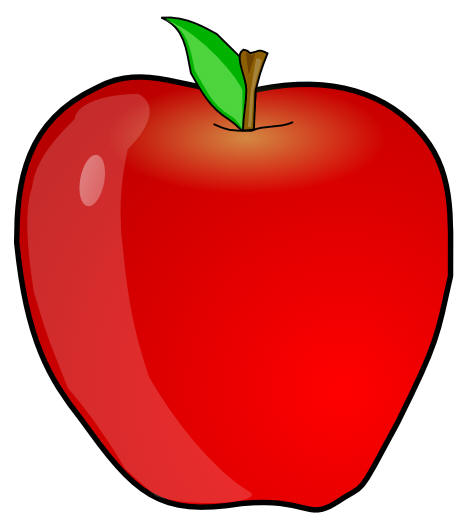
#> input picture apple.jpeg, 469 x 531 px
$ jupyter execute --allow-errors blur_threshold_sobel.ipynb   (shell and % lines are left out)   (older library calls are emulated)
#> lines starting #> are read from the running program, lines starting #| are printed output that depends on the picture; after the words box and inside, x2 and y2 are one past the last pixel; in counts of white or black regions, pixels touching at a corner belong together
[cell 1]
import cv2
import matplotlib.pyplot as plt

[cell 2]
apple_img=cv2.imread('apple.jpeg')
#> apple_img is the input picture: shape (531, 469, 3); mean B, G, R 99.5, 104.2, 222.7
plt.imshow(apple_img)

[cell 3]
apple_img=cv2.imread('apple.jpeg')
apple_img_rgb = cv2.cvtColor(apple_img,cv2.COLOR_BGR2RGB)
print (apple_img_rgb.shape)
#| (531, 469, 3)
plt.imshow(apple_img_rgb)

[cell 4]
b,g,r = cv2.split(apple_img)           # get b, g, r
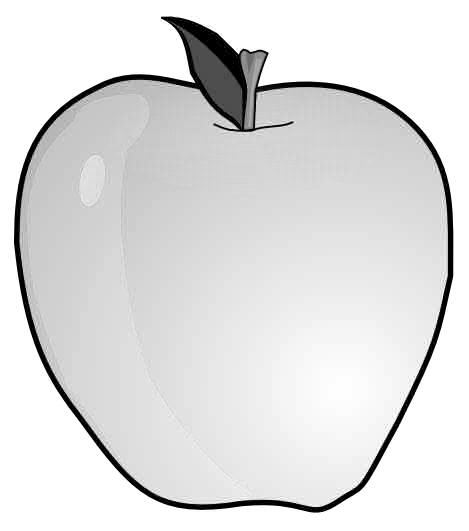
#> r: shape (531, 469); min 0, max 255, mean 222.7
rgb_img1 = cv2.merge([r,g,b])     # switch it to r, g, b
plt.imshow(rgb_img1)

# Grayscale image read and change pixel values

[cell 5]
apple_grayscale_img=cv2.imread('apple_grayscale.jpg')
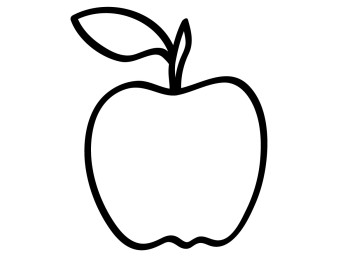
#> input picture apple_grayscale.jpg, 350 x 262 px
#> apple_grayscale_img is the input picture: shape (262, 350, 3); min 0, max 255, mean 237.7
plt.imshow(apple_grayscale_img)

[cell 6]
print (type(apple_grayscale_img))
#| <class 'numpy.ndarray'>

[cell 7]
apple_grayscale_img

[cell 8]
apple_grayscale_img.shape
#> Out = (262, 350, 3)

[cell 9]
#shrink image
resized_image = cv2.resize(apple_grayscale_img, (50, 50))
plt.imshow(resized_image)

[cell 10]
#look at data
resized_image[20]
#> Out = 50 rows, first 8: [255, 255, 255], [255, 255, 255], [255, 255, 255], [255, 255, 255], [255, 255, 255], [255, 255, 255], [255, 255, 255], [255, 255, 255]

[cell 11]
#modify pixel values to black for a portion
resized_image[0:20, 0:20] = [0, 0, 0]
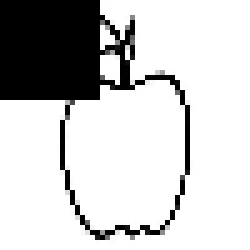
#> resized_image: shape (50, 50, 3) (shown 5 times larger); min 0, max 255, mean 200.6

[cell 12]
plt.imshow(resized_image)

# **Binary Threshold

[cell 13]
plt.imshow(apple_img_rgb)

[cell 14]
ret,threshold = cv2.threshold(apple_img_rgb,127,255,cv2.THRESH_BINARY)
print (ret)
print (threshold.shape)
#| (531, 469, 3)

#> (a cell that did not finish here is left out)

[cell 16]
gray_image=cv2.imread('apple.jpeg',0)
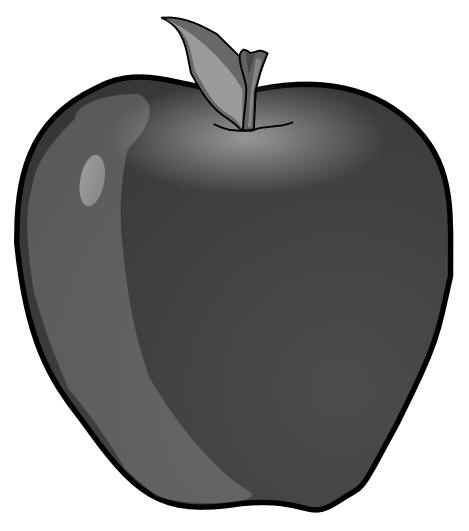
#> gray_image: shape (531, 469); min 0, max 255, mean 138.9
print (gray_image.shape)
#| (531, 469)
#above prints (531, 469) we are reading it as two d array.
# refer this as to why we need cmap='gray'
#https://stackoverflow.com/questions/65286901/plt-imshownp-squeezex-train3-cmap-gray-what-does-this-command-mean
plt.imshow(gray_image,cmap='gray')

[cell 17]
#in above image, most of data is near black , more than 127.
#only few points seem to be below 127
#when thresholding is applied, those few points are made to 0(white)
#most other points are set to 255 (black)
#background is already white, already 0, so no change to that

[cell 18]
ret2,threshold2 = cv2.threshold(gray_image,127,255,cv2.THRESH_BINARY)
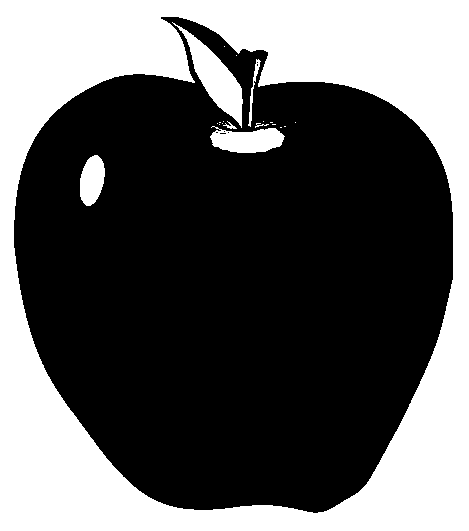
#> threshold2: shape (531, 469); 37.3% white; 20 white regions (13 under 20 px), largest, box (x1, y1, x2, y2) and area: (0, 0, 469, 531) 87884, (172, 22, 243, 128) 2279, (210, 126, 285, 153) 1412
print (ret2)
print (threshold2.shape)
#| (531, 469)

[cell 19]
plt.imshow(threshold2,cmap='gray')

[cell 20]
ret3,threshold3= cv2.threshold(gray_image,127,255,cv2.THRESH_BINARY_INV)
print (ret3)
print (threshold3.shape)
#| (531, 469)
plt.imshow(threshold3,cmap='gray')

# **Blur image
**3 * 3 kernel filter
**2d conv

[cell 21]
import numpy as np
kernel_filter = np.ones(shape=(5,5))/15
kernel_filter

[cell 22]
apple_img=cv2.imread('apple.jpeg')
apple_img_rgb = cv2.cvtColor(apple_img,cv2.COLOR_BGR2RGB)
plt.imshow(apple_img_rgb)

[cell 23]
blurred_image = cv2.filter2D(apple_img_rgb,-1,kernel_filter)
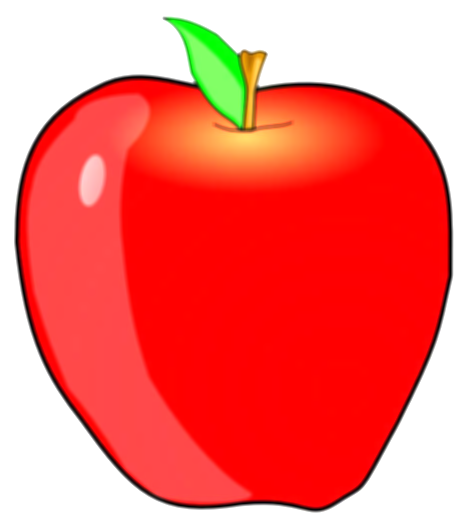
#> blurred_image: shape (531, 469, 3); mean R, G, B 246.5, 114.2, 107.5
# -1 means use same depth as original
#https://docs.opencv.org/4.x/d4/d86/group__imgproc__filter.html#filter_depths
plt.imshow(blurred_image)

[cell 24]
tiger_img=cv2.imread('new_tiger.jpg')
#> (the rest of this cell did not finish here and is left out)

#> (a cell that did not finish here is left out)

# Sobel Edge detection

[cell 26]
apple_img=cv2.imread('apple.jpeg')
apple_img_rgb = cv2.cvtColor(apple_img,cv2.COLOR_BGR2RGB)
plt.imshow(apple_img_rgb)

[cell 27]
sobeled_x = cv2.Sobel(apple_img_rgb,cv2.CV_8U,1,0,ksize=5)
plt.imshow(sobeled_x)

[cell 28]
sobeled_x = cv2.Sobel(apple_img_rgb,-1,1,0,ksize=5)
plt.imshow(sobeled_x)

[cell 29]
sobeled_x = cv2.Sobel(apple_img_rgb,cv2.CV_64F,1,0,ksize=5)
plt.imshow(sobeled_x)
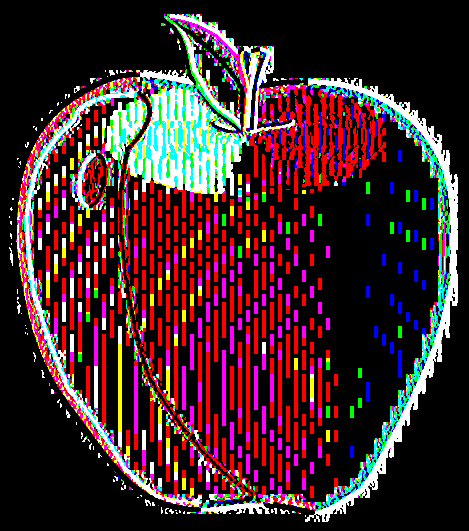
#> shown: shape (531, 469, 3) float64; mean R, G, B 0.249, 0.15, 0.166

#> (a cell that did not finish here is left out)

[cell 31]
gray_apple_img=cv2.imread('apple.jpeg',0)
plt.imshow(gray_apple_img,cmap='gray')

[cell 32]
sobeled_x = cv2.Sobel(gray_apple_img,cv2.CV_64F,1,0,ksize=3)
#> sobeled_x: shape (531, 469) float64
plt.imshow(sobeled_x,cmap='gray')

[cell 33]
sobeled_x = cv2.Sobel(gray_apple_img,cv2.CV_64F,1,0,ksize=9)
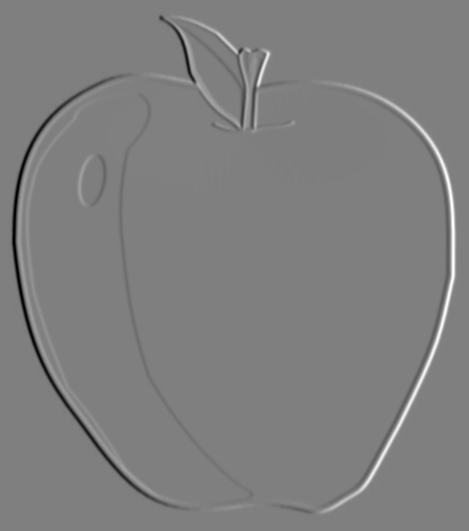
#> sobeled_x: shape (531, 469) float64; min -2276706, max 2276060, mean 0; drawn with min black and max white
plt.imshow(sobeled_x,cmap='gray')
#this looks better

[cell 34]
sobeled_x = cv2.Sobel(gray_apple_img,-1,1,0,ksize=9)
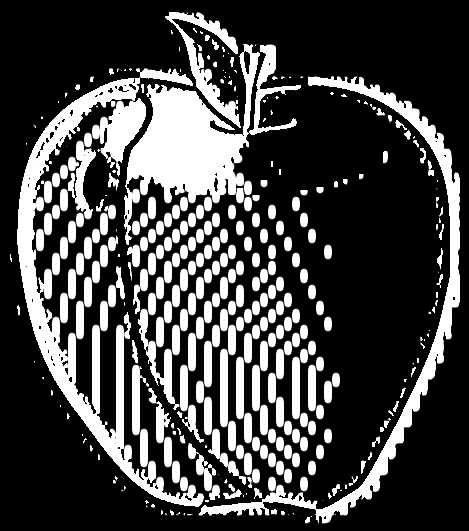
#> sobeled_x: shape (531, 469); min 0, max 255, mean 68.1
plt.imshow(sobeled_x,cmap='gray')

[cell 35]
gray_tiger_img=cv2.imread('new_tiger.jpg',0)
#> (the rest of this cell did not finish here and is left out)

#> (a cell that did not finish here is left out)

# Write image to file

[cell 37]
apple_img=cv2.imread('apple.jpeg')
apple_img_rgb = cv2.cvtColor(apple_img,cv2.COLOR_BGR2RGB)
plt.imshow(apple_img_rgb)

[cell 38]
cv2.imwrite('apple_cv_written.jpeg', apple_img_rgb)
#> Out = True

[cell 39]
apple_read_img=cv2.imread('apple_cv_written.jpeg')
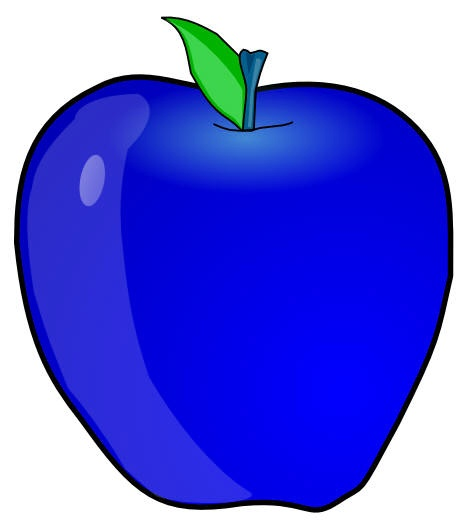
#> apple_read_img: shape (531, 469, 3); mean B, G, R 222.7, 104.2, 99.5
#apple_read_img_rgb = cv2.cvtColor(apple_read_img,cv2.COLOR_BGR2RGB)
#no need to convert color
plt.imshow(apple_read_img)
